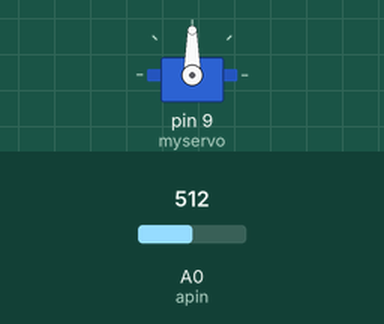
Recording of a sketch running on a simulated Arduino Uno, built with avr-gcc and run on an emulated ATmega328P. On the bench: servo. The inputs (shaded band) are chosen by the test bench; at power-on: A0 (apin) = 512.

Above: at 1.2 s.
1.3 s: A0 (apin) set to 716
At 1.7 s:
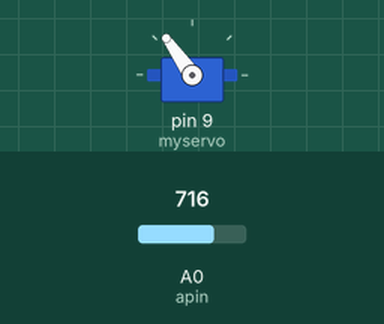
2.8 s: A0 (apin) set to 900
At 3.7 s:
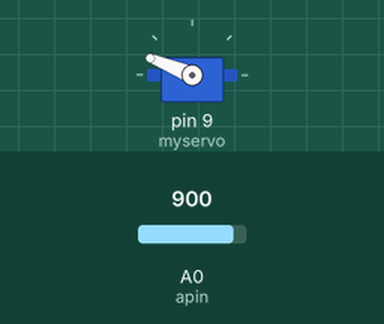
4.3 s: A0 (apin) set to 1023
At 5.2 s:
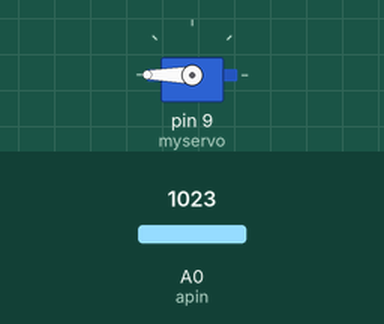
5.8 s: A0 (apin) set to 306
At 7.0 s:
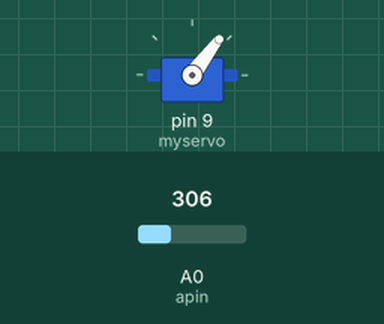
7.3 s: A0 (apin) set to 122
At 8.7 s:
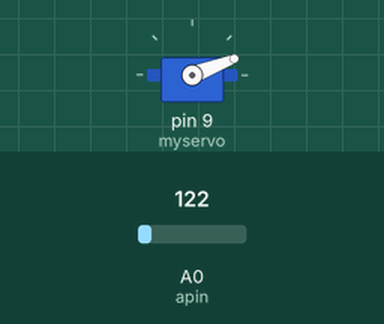
Timing chart, 0 to 9.8 s (numbered marks = the images above; inputs shaded):
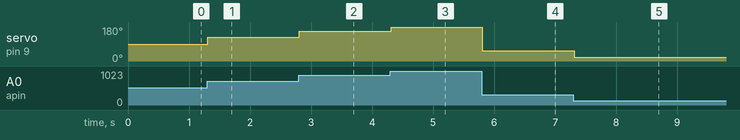

Measured:
- after the input at 1.3 s, servo on pin 9 (myservo): 90° → 125° at once
- after the input at 2.8 s, servo on pin 9 (myservo): 125° → 158° at once
- after the input at 4.3 s, servo on pin 9 (myservo): 158° → 180° at once
- after the input at 5.8 s, servo on pin 9 (myservo): 180° → 53° at once
- after the input at 7.3 s, servo on pin 9 (myservo): 53° → 21° at once

The sketch:

light_meter.ino
```cpp
#include <Servo.h>

Servo myservo;

int apin = 0;
int val;

void setup() {
  myservo.attach(9);
}

void loop() {
  val = analogRead(apin);
  val = map(val, 0, 1023, 0, 180);
  myservo.write(val);
  delay(15);
}
```

adc_mbed_c.ino
```cpp
unsigned int adc_v;

int main() {
  Serial.begin(115200);
  DDRC &= 0x00;
  PORTC |= 0x11;

  ADMUX |= 1 << REFS0; //avcc
  ADMUX |= (1 << MUX0) | (1 << MUX2);
  ADCSRA |= (1 << ADPS0) | (1 << ADPS1) | (1 << ADPS2);
  ADCSRA |= 1 << ADEN; //adc enable
  ADCSRA |= 1 << ADIE;
  ADCSRA |= 1 << ADSC; //call adc

  sei();
  while (1);
  return 0;
}

ISR(ADC_vect) {
  adc_v = ADC;
  Serial.println(adc_v);
  _delay_ms(100);
  ADCSRA |= 1 << ADSC;

}
```
